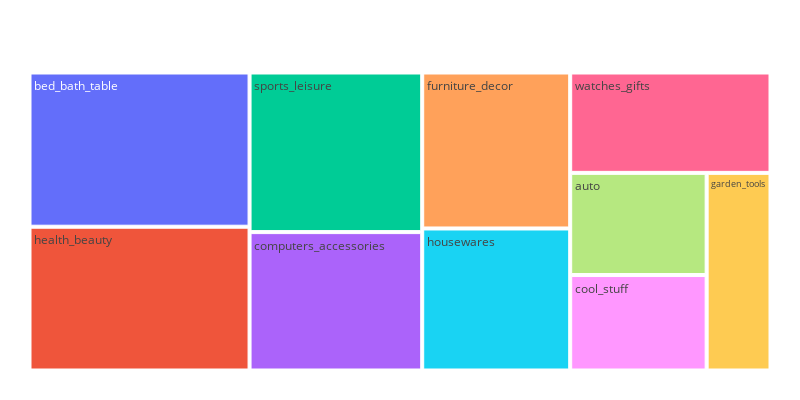

This figure's notebook cell:
### Code cell
plot_top_10_revenue_categories(top_10_revenue_categories)

### Figure 1 — Plotly figure (JSON) as saved in the notebook; plotly's stock layout.template omitted (floating-point values rounded to 4 significant figures)
{"data": [{"branchvalues": "total", "domain": {"x": [0, 1], "y": [0, 1]}, "hovertemplate": "labels=%{label}<br>Num_order=%{value}<br>parent=%{parent}<br>id=%{id}<extra></extra>", "ids": ["auto", "bed_bath_table", "computers_accessories", "cool_stuff", "furniture_decor", "garden_tools", "health_beauty", "housewares", "sports_leisure", "watches_gifts"], "labels": ["auto", "bed_bath_table", "computers_accessories", "cool_stuff", "furniture_decor", "garden_tools", "health_beauty", "housewares", "sports_leisure", "watches_gifts"], "name": "", "parents": ["", "", "", "", "", "", "", "", "", ""], "type": "treemap", "values": [3809, 9272, 6529, 3559, 6307, 3448, 8646, 5743, 7529, 5493]}], "layout": {"height": 400, "legend": {"tracegroupgap": 0}, "margin": {"b": 25, "l": 25, "r": 25, "t": 50}, "width": 800}}
